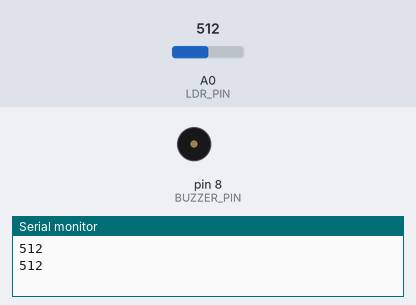
A sketch run on a simulated Arduino Uno, built with avr-gcc and run on an emulated ATmega328P. Shown: buzzer (waves = sounding, pin HIGH), the last lines printed to the serial monitor. Inputs (shaded band) come from the test bench; at power-on: A0 (LDR_PIN) = 512.

Above: at 1.8 s.
1.9 s: A0 (LDR_PIN) set to 792
3.4 s: A0 (LDR_PIN) set to 819
At 4.5 s:
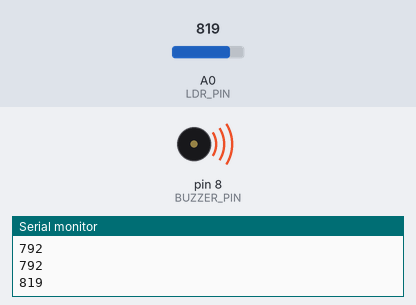
Timing chart, 0 to 11.5 s (numbered marks = the images above; inputs shaded):
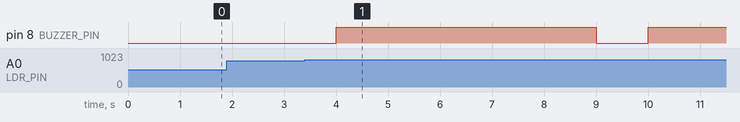

Measured:
- the behaviour switches between 800 and 801 on A0 (LDR_PIN) (found by bisection; images 0 and 1)
- after the input at 3.4 s, pin 8 (BUZZER_PIN): LOW → HIGH after 0.60 s, → LOW 5.0 s later, → HIGH 1.0 s later

The sketch:

code.ino
```cpp
const int LDR_PIN = A0;  // LDR connected to analog pin A0
const int BUZZER_PIN = 8;  // Buzzer connected to digital pin 8

void setup() {
  pinMode(BUZZER_PIN, OUTPUT);
  Serial.begin(9600);
}

void loop() {
  int lightLevel = analogRead(LDR_PIN);  // Read the LDR sensor value
  Serial.println(lightLevel);  // Print the light level for debugging

  if (lightLevel > 800) {  // Adjust the threshold value as needed
    digitalWrite(BUZZER_PIN, HIGH);  // Turn on the buzzer
    delay(5000);  // Buzzer stays on for 5 seconds (adjust as needed)
    digitalWrite(BUZZER_PIN, LOW);  // Turn off the buzzer
  }

  delay(1000);  // Delay between readings
}
```
